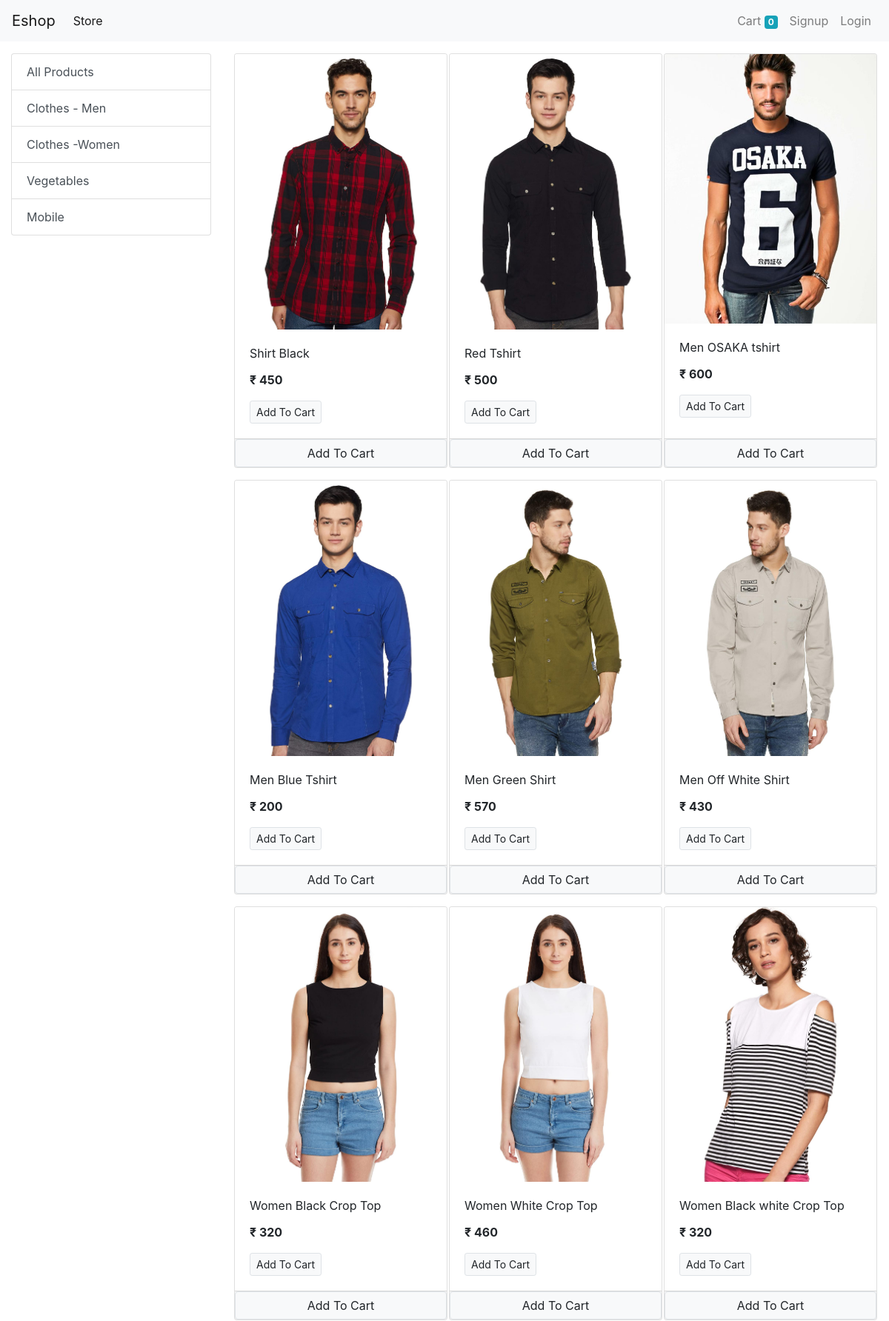
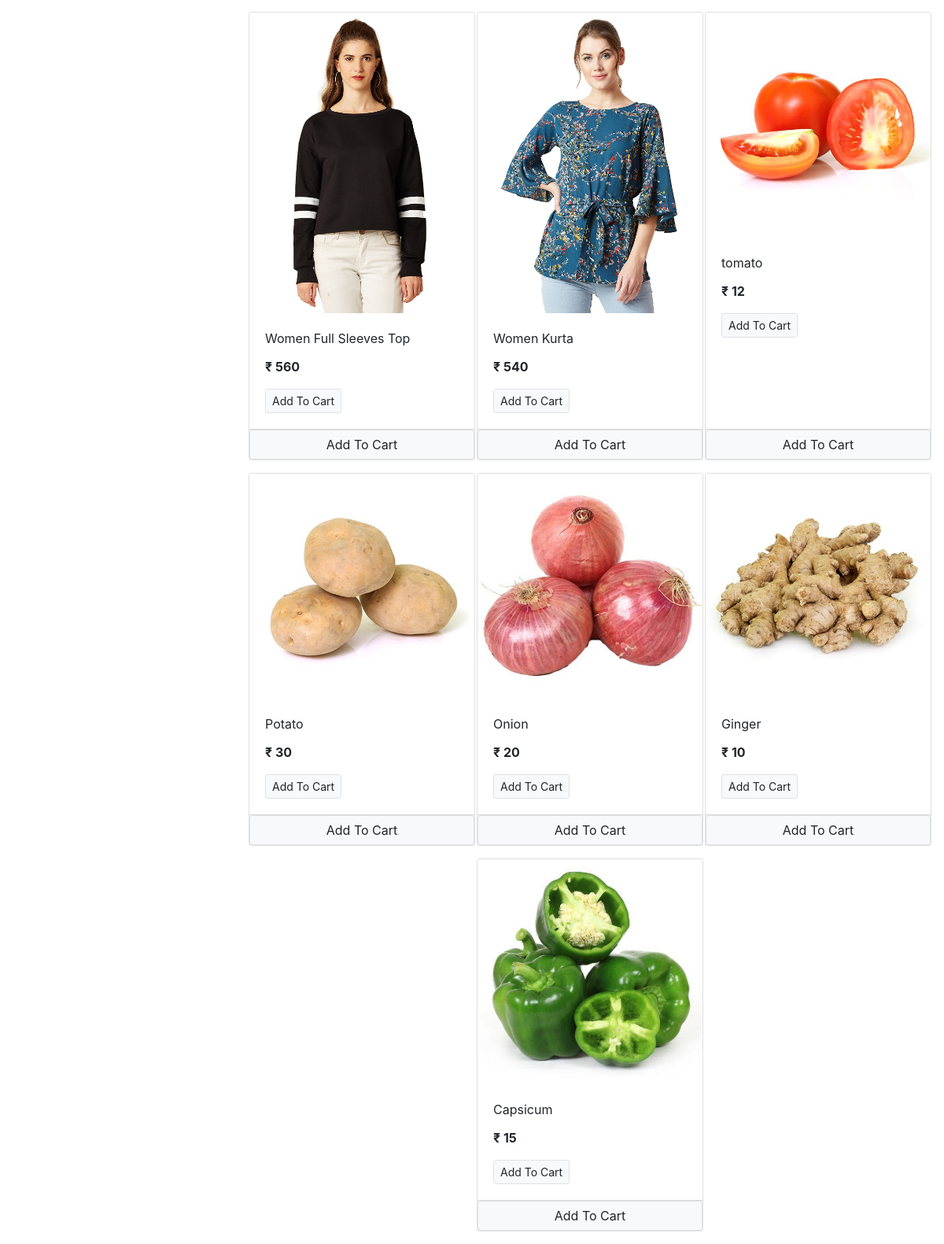
The page / on the database its author committed (2 pictures, top to bottom).
### store/models/category.py (models this page shows, shortened)
class Category(models.Model):
    name=models.CharField(max_length=50)
    @staticmethod
    def get_all_categories():
        return Category.objects.all()

### store/models/product.py (models this page shows, shortened)
class Product(models.Model):
    name=models.CharField(max_length=50)
    price=models.IntegerField(default=0)
    category=models.ForeignKey(Category,on_delete=models.CASCADE,default=1)
    description=models.CharField(max_length=50,default='',null=True,blank=True)
    image=models.ImageField(upload_to="uploads/products/")
    @staticmethod
    def get_all_products():
        return Product.objects.all()

### store/views/home.py (the view, shortened to what this page needs)
# urls.py: path('',home.Index.as_view(), name='homepage'),
class Index(View):
    def get(self,request):
        print("inside get")
        cart=request.session.get('cart')
        if not cart :
            request.session.cart = {}
        products =None
        categories=Category.get_all_categories()
        category_id=request.GET.get('category')
        if category_id:
            products =Product.get_all_products_by_categoryid(category_id)
        else:
            products =Product.get_all_products()
        data={}
        data['products']=products
        data['categories']=categories
        print("You are - > ",request.session.get('email'))
        return render(request,"index.html",data)

### store/templatetags/cart.py (called while the page is built)
@register.filter(name='currency')
def currency(number):
    return "₹ "+str(number)

### store/templatetags/custom_filter.py (called while the page is built)
@register.filter(name='is_in_cart')
def is_in_cart(product  , cart):
    keys = cart.keys()
    for id in keys:
        if int(id) == product.id:
            return True
    return False

### store/templates/index.html (shortened to what this page needs)
{% extends 'base.html' %} {% block content %}
{% load cart %}
{% load custom_filter %}
<div class="container-fluid mt-3">
  <div class="row">
    <div class="col-lg-3 mx-auto">
      <div class="list-group">
        <a href="/" class="list-group-item list-group-item-action">All Products</a>
        {% for category  in categories %}
        <a href="/?category={{category.id}}" class="list-group-item list-group-item-action">{{category.name}}</a>
        {% endfor %}
      </div>
    </div>
    <div id="products" class="col-lg-9 ">
      <div class="row mx-auto">
        {% for product in products %}
        <div class="card mx-auto mb-3" id='{{product.id}}' style="width: 18rem">
          <img src="{{product.image.url}}" class="card-img-top" alt="..." />
          <div class="card-body">
            <p class="card-title">{{product.name}}</p>
            <p class="card-text"><b>{{product.price|currency}}</b></p>
            <form action="/" method="POST">
              <input  type="submit" class="btn btn-light border btn-sm" value="Add To Cart"></input>
            </form>
          </div>
          <div class="card-footer p-0">
          {% if product|is_in_cart:request.session.cart %}
          <div class="row  no-gutters">
            <form action="/#{{product.id}}" method="post" class="col-2">
              {% csrf_token %}
              <input hidden type="text" name="product" value="{{product.id}}">
              <input hidden type="text" name="remove" value="True">
              <input type="submit" value=" - " class="btn btn-block btn-secondary" >
              </form>
            <div class="text-center col ">{{product|cart_quantity:request.session.cart}} in cart </div>
            <form action="/#{{product.id}}" method="post" class="col-2">
            {% csrf_token %}
            <input hidden type="text" name="product" value="{{product.id}}">
            <input type="submit" value=" + " class="btn btn-block btn-secondary" >
            </form>
          </div>
          {% else %}
           <form action="/#{{product.id}}" method="POST" class="btn-block">
              <input  type="submit" class="btn btn-light border form-control" value="Add To Cart"></input>
            </form>
          {% endif %}
          </div>
        </div>
        {% endfor %}
      </div>
    </div>
  </div>
</div>
{% endblock content %}

### store/templates/base.html (shortened to what this page needs)
<!DOCTYPE html>
<html lang="en">
  <head>
    <link
      rel="stylesheet"
      href="https://cdn.jsdelivr.net/npm/bootstrap@4.5.3/dist/css/bootstrap.min.css"
    />
  </head>
  <body>
    <nav class="navbar navbar-expand-lg navbar-light bg-light">
      <a class="navbar-brand" href="/">Eshop</a>
      <div class="collapse navbar-collapse" id="navbarSupportedContent">
        <ul class="navbar-nav mr-auto">
          <li class="nav-item active">
            <a class="nav-link" href="#"
              >Store <span class="sr-only">(current)</span></a
            >
          </li>
        </ul>
        <ul class="navbar-nav">
          <li class="nav-item">
            <a class="nav-link" href="/cart">Cart
              <span class="badge  badge-info">{{request.session.cart.keys|length}}</span></a>
          </li>
          {% if request.session.customer %}
          <li class="nav-item">
            <a class="nav-link" href="/orders">Orders</a>
          </li>
          <li class="nav-item">
            <a class="nav-link" href="/logout">Logout</a>
          </li>
          {% else %}
          <li class="nav-item">
            <a class="nav-link" href="/signup">Signup</a>
          </li>
          <li class="nav-item">
            <a class="nav-link" href="/login">Login</a>
          </li>
          {% endif %}
        </ul>
      </div>
    </nav>
    {% block content %} {% endblock content %}
  </body>
</html>

### rows shown on the page
Category: name "Clothes - Men"
Category: name "Clothes -Women"
Category: name "Vegetables"
Category: name "Mobile"
Product: {{ product.id }} 1 (drawn), image (picture), name "Shirt Black", price "₹ 450"
Product: image (picture), name "Red Tshirt", price "₹ 500"
Product: image (picture), name "Men OSAKA tshirt", price "₹ 600"
Product: image (picture), name "Men Blue Tshirt", price "₹ 200"
Product: image (picture), name "Men Green Shirt", price "₹ 570"
Product: image (picture), name "Men Off White Shirt", price "₹ 430"
Product: image (picture), name "Women Black Crop Top", price "₹ 320"
Product: image (picture), name "Women White Crop Top", price "₹ 460"
Product: image (picture), name "Women Black white Crop Top", price "₹ 320"
Product: image (picture), name "Women Full Sleeves Top", price "₹ 560"
Product: image (picture), name "Women Kurta", price "₹ 540"
Product: image (picture), name "tomato", price "₹ 12"
Product: image (picture), name "Potato", price "₹ 30"
Product: image (picture), name "Onion", price "₹ 20"
Product: image (picture), name "Ginger", price "₹ 10"
Product: image (picture), name "Capsicum", price "₹ 15"

### other values the page prints
{{ request.session.cart.keys|length }} "0"
